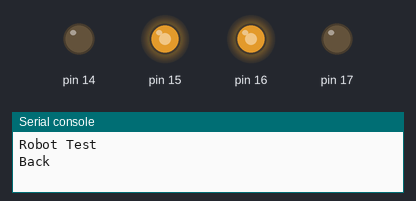
Simulated run of this program. Board: MicroPython board. On the bench: output pins drawn as LEDs (lit = HIGH), the last lines printed to the serial console.

Above: at 0.05 s.
At 2.0 s:
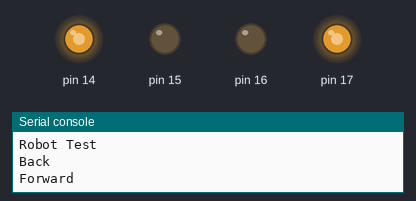
At 3.0 s:
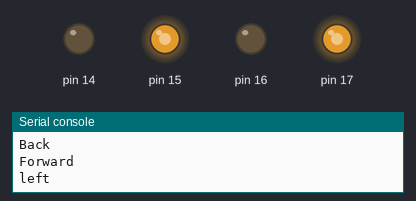
At 4.0 s:
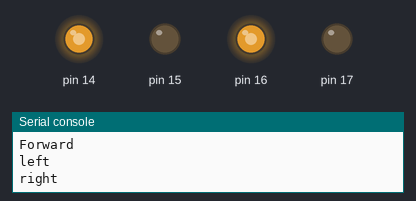
At 9.0 s:
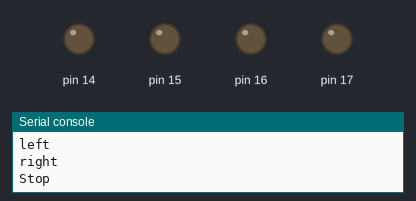
Timing chart, 0 to 11.7 s (numbered marks = the images above):
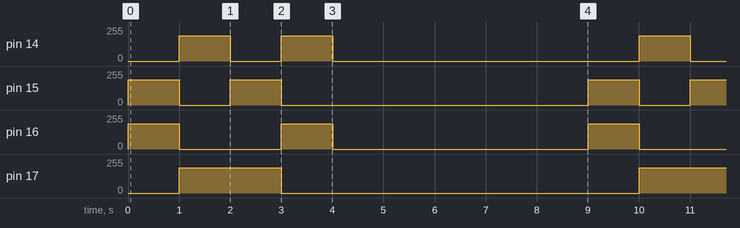

The program:

motor.py
```python
from machine import Pin,PWM
from time import sleep

class _Motor():
    def __init__(self,a=14,b=15):
        self.a=Pin(a,Pin.OUT)
        self.b=Pin(b,Pin.OUT)
        self.pwma=PWM(self.a)
        self.pwmb=PWM(self.b)
        self.pwma.freq(500)
        self.pwmb.freq(500)
        self.stop()

    def stop(self):
        self.pwma.duty_u16(0)
        self.pwmb.duty_u16(0)
        self.a.low()
        self.b.low()

    def forward(self,speed=100):
        self.pwma.duty_u16((speed*65535)//100)
        self.pwmb.duty_u16(0)

    def backward(self,speed=100):
        self.pwmb.duty_u16((speed*65535)//100)
        self.pwma.duty_u16(0)

class Robot():
    def __init__(self,l1=14,l2=15,r1=17,r2=16):
        self.l=_Motor(l1,l2)
        self.r=_Motor(r1,r2)

    def forward(self,speed=100):
        self.l.forward(speed)
        self.r.forward(speed)

    def backward(self,speed=100):
        self.l.backward(speed)
        self.r.backward(speed)

    def right(self,speed=100):
        self.l.forward(speed)
        self.r.backward(speed)

    def left(self,speed=100):
        self.r.forward(speed)
        self.l.backward(speed)

    def stop(self):
        self.l.stop()
        self.r.stop()

if __name__== '__main__':
    print ('Robot Test')
    robot=Robot()
    while True:
        print("Back")
        robot.backward(75)
        sleep(1)
        print("Forward")
        robot.forward(75)
        sleep(1)
        print("left")
        robot.left(75)
        sleep(1)
        print("right")
        robot.right(75)

        sleep(1)
        print("Stop")
        robot.stop()
        sleep(5)

    
```

Measured:
- by itself, pin 14, pin 15: repeats every 9.0 s: 0/255 1.0 s, 191/255 1.0 s, 0/255 6.0 s, 191/255 1.0 s
- by itself, pin 16: repeats every 9.0 s: 0/255 2.0 s, 191/255 1.0 s, 0/255 5.0 s, 191/255 1.0 s
- by itself, pin 17: alternates 191/255 for 2.0 s and 0/255 for 7.0 s
